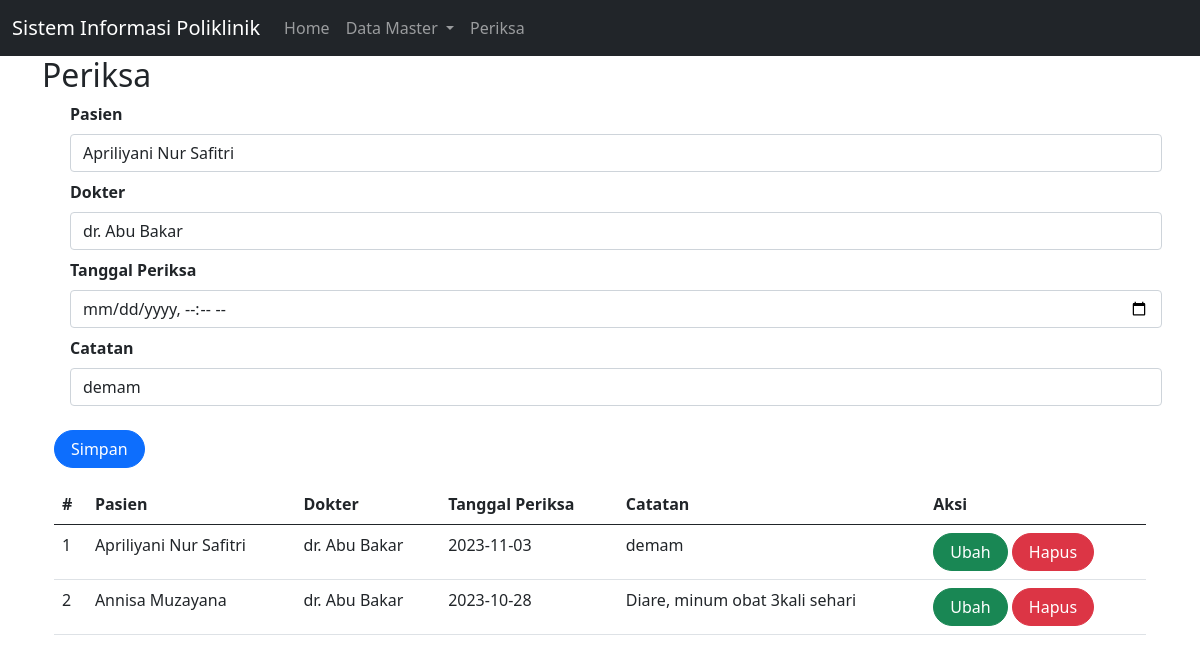
Page /index.php?page=periksa&id=2 on the committed database.
### tables this page shows
CREATE TABLE `periksa` (
  `id` int(10) UNSIGNED NOT NULL,
  `id_dokter` int(10) UNSIGNED NOT NULL,
  `id_pasien` int(10) UNSIGNED NOT NULL,
  `tgl_periksa` date NOT NULL,
  `catatan` text DEFAULT NULL
);

CREATE TABLE `pasien` (
  `id` int(10) UNSIGNED NOT NULL,
  `nama` varchar(255) DEFAULT NULL,
  `alamat` varchar(255) DEFAULT NULL,
  `no_hp` varchar(50) DEFAULT NULL
);

CREATE TABLE `dokter` (
  `id` int(10) UNSIGNED NOT NULL,
  `nama` varchar(255) DEFAULT NULL,
  `alamat` varchar(255) DEFAULT NULL,
  `no_hp` varchar(50) DEFAULT NULL
);

### periksa.php (the view, shortened to what this page needs)
<?php
include_once("koneksi.php");
?>
<!DOCTYPE html>
<html lang="en">
<head>
    <link href="https://cdn.jsdelivr.net/npm/bootstrap@5.0.2/dist/css/bootstrap.min.css"
    rel="stylesheet"
>
</head>
<body>
    <div class="container">
<form class="form row" method="POST" action="" name="myForm" onsubmit="return(validate());">
    <?php
    $id_pasien = '';
    $id_dokter = '';
    $tgl_periksa = '';
    $catatan = '';
    if (isset($_GET['id'])) {
        $ambil = mysqli_query($mysqli,
        "SELECT * FROM periksa WHERE id='" . $_GET['id'] . "'");
        while ($row = mysqli_fetch_array($ambil)) {
            $id_pasien = $row['id_pasien'];
            $id_dokter = $row['id_dokter'];
            $tgl_periksa= $row['tgl_periksa'];
            $catatan= $row['catatan'];
        }
    ?>
    <?php
    }
    ?>
    <div class="form-group mx-sm-3 mb-2">
    <label for="inputPasien" class="form-label fw-bold">Pasien</label>
    <select class="form-control" name="id_pasien">
        <?php
        $selected = '';
        $pasien = mysqli_query($mysqli, "SELECT * FROM pasien");
        while ($data = mysqli_fetch_array($pasien)) {
            if ($data['id'] == $id_pasien) {
                $selected = 'selected="selected"';
            } else {
                $selected = '';
            }
        ?>
            <option value="<?php echo $data['id'] ?>" <?php echo $selected ?>><?php echo $data['nama'] ?></option>
        <?php
        }
        ?>
    </select>
    </div>
    <div class="form-group mx-sm-3 mb-2">
    <label for="inputDokter" class="form-label fw-bold">Dokter</label>
    <select class="form-control" name="id_dokter">
        <?php
        $selected = '';
        $dokter = mysqli_query($mysqli, "SELECT * FROM dokter");
        while ($data = mysqli_fetch_array($dokter)) {
            if ($data['id'] == $id_dokter) {
                $selected = 'selected="selected"';
            } else {
                $selected = '';
            }
        ?>
            <option value="<?php echo $data['id'] ?>" <?php echo $selected ?>><?php echo $data['nama'] ?></option>
        <?php
        }
        ?>
    </select>
    </div>
    <div class="form-group mx-sm-3 mb-2">
        <label for="inputTglPeriksa" class="form-label fw-bold">
            Tanggal Periksa
        </label>
        <input type="datetime-local" class="form-control" name="tgl_periksa" id="inputTglPeriksa" placeholder="Tanggal Periksa" value="<?php echo $tgl_periksa ?>">
    </div>
    <div class="form-group mx-sm-3 mb-2">
        <label for="inputCatatan" class="form-label fw-bold">
            Catatan
        </label>
        <input type="text" class="form-control" name="catatan" id="inputCatatan" placeholder="Catatan" value="<?php echo $catatan ?>">
    </div>
    <div class="mt-3">
        <button type="submit" class="btn btn-primary rounded-pill px-3" name="simpan">Simpan</button>
    </div>
</form>
<table class="table table-hover mt-3">
    <thead>
        <tr>
            <th scope="col">#</th>
            <th scope="col">Pasien</th>
            <th scope="col">Dokter</th>
            <th scope="col">Tanggal Periksa</th>
            <th scope="col">Catatan</th>
            <th scope="col">Aksi</th>
        </tr>
    </thead>
    <tbody>
        <?php
        $result = mysqli_query($mysqli, "SELECT pr.*,d.nama as 'nama_dokter', p.nama as 'nama_pasien' FROM periksa pr LEFT JOIN dokter d ON (pr.id_dokter=d.id) LEFT JOIN pasien p ON (pr.id_pasien=p.id) ORDER BY pr.tgl_periksa DESC");
        $no = 1;
        while ($data = mysqli_fetch_array($result)) {
        ?>
            <tr>
                <td><?php echo $no++ ?></td>
                <td><?php echo $data['nama_pasien'] ?></td>
                <td><?php echo $data['nama_dokter'] ?></td>
                <td><?php echo $data['tgl_periksa'] ?></td>
                <td><?php echo $data['catatan'] ?></td>
                <td>
                <a class="btn btn-success rounded-pill px-3"
                    href="index.php?page=periksa&id=<?php echo $data['id'] ?>">Ubah
                    </a>
                    <a class="btn btn-danger rounded-pill px-3"
                    href="index.php?page=periksa&id=<?php echo $data['id'] ?>&aksi=hapus">Hapus
                    </a>
                </td>
            </tr>
        <?php
        }
        ?>
    </tbody>
</table>
</body>
</html>

### rows in the picture
periksa: catatan "demam", id_pasien.nama "Apriliyani Nur Safitri", id_dokter.nama "dr. Abu Bakar", tgl_periksa "2023-11-03"
periksa: id_pasien.nama "Annisa Muzayana", id_dokter.nama "dr. Abu Bakar", tgl_periksa "2023-10-28", catatan "Diare, minum obat 3kali sehari"

### other values in the picture
$_GET['page'] "Periksa"
form field id_pasien "Apriliyani Nur Safitri"
form field id_dokter "dr. Abu Bakar"
